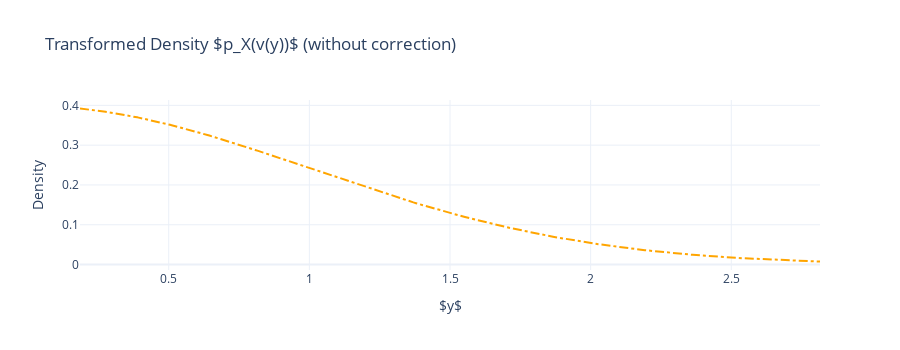

This figure's notebook cell:
### Markdown cell above
## 6. Compute and Plot the Transformed Density $p_Y(f(x))$

Express the transformed density as $p_Y(f(x)) = p_X(x) / \left| \frac{df}{dx} \right|$ and plot $p_Y(f(x))$ as a function of $f(x)$.

### Code cell
fig_vy = go.Figure()
fig_vy.add_trace(
    go.Scatter(
        x=f,
        y=p_f,
        mode="lines",
        line=dict(color="orange", dash="dashdot"),
        name="$p_X(v(y))$ (naive)",
    )
)
fig_vy.update_layout(
    title="Transformed Density $p_X(v(y))$ (without correction)",
    xaxis_title="$y$",
    yaxis_title="Density",
    legend=dict(itemsizing="constant"),
    width=900,
    height=350,
)
fig_vy.show()

### Figure 1 — Plotly figure (JSON) as saved in the notebook; plotly's stock layout.template omitted (floating-point values rounded to 4 significant figures; data arrays with more than 128 entries replaced by an {"elided": "..."} marker saying what was removed)
{"data": [{"line": {"color": "orange", "dash": "dashdot"}, "mode": "lines", "name": "$p_X(v(y))$ (naive)", "type": "scatter", "x": {"elided": "400 float values"}, "y": {"elided": "400 float values"}}], "layout": {"height": 350, "legend": {"itemsizing": "constant"}, "title": {"text": "Transformed Density $p_X(v(y))$ (without correction)"}, "width": 900, "xaxis": {"title": {"text": "$y$"}}, "yaxis": {"title": {"text": "Density"}}}}
